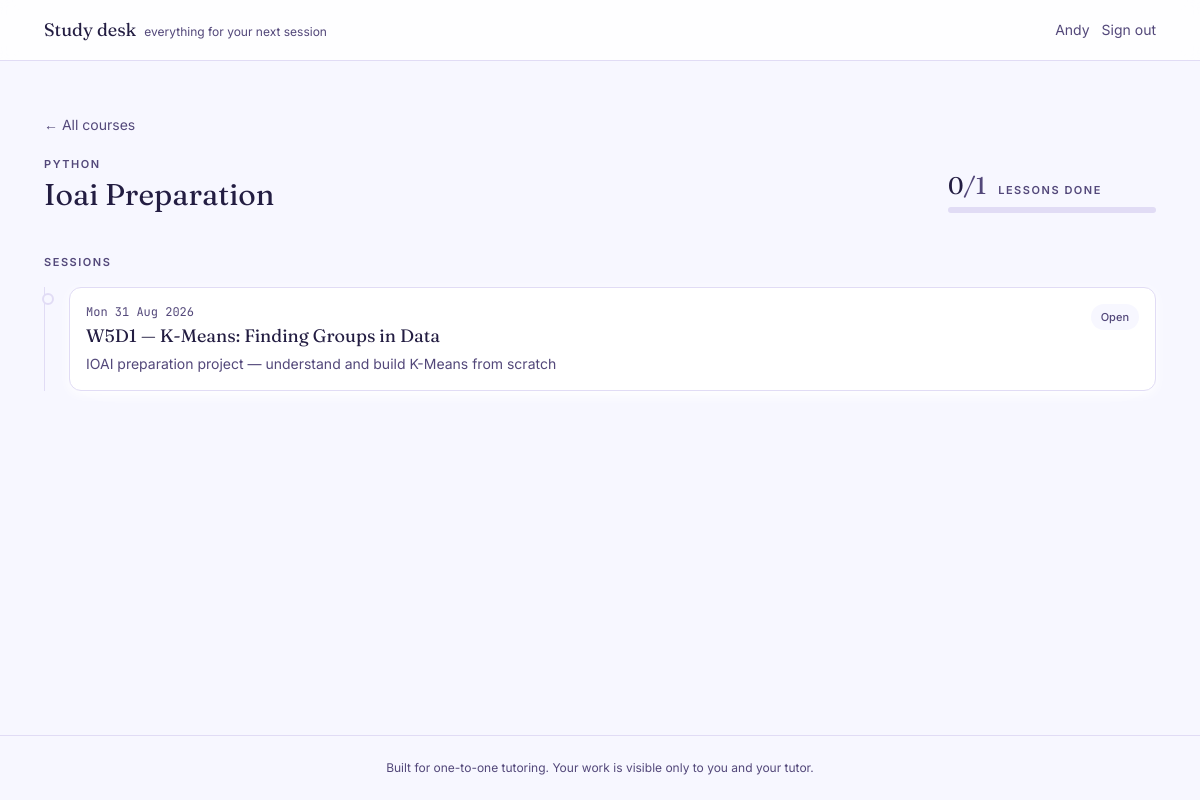
The page /course/ioai-preparation/ (signed in) on the database its author committed.
### accounts/models.py (models this page shows, shortened)
class StudentProfile(models.Model):
    PLATFORMS = [
        ("fiverr", "Fiverr"),
        ("preply", "Preply"),
        ("direct", "Direct / Zoom"),
    ]
    user = models.OneToOneField(
        settings.AUTH_USER_MODEL, on_delete=models.CASCADE, related_name="student_profile"
    )
    display_name = models.CharField(
        max_length=60, help_text="What the student is called in lessons. A first name is enough."
    )
    platform = models.CharField(max_length=20, choices=PLATFORMS, default="direct")
    is_minor = models.BooleanField(
        default=False, help_text="Tick if under 18. Guardian contact is then required."
    )
    guardian_email = models.EmailField(
        blank=True, help_text="Only for students under 18. Leave empty otherwise."
    )
    notes = models.TextField(
        blank=True, help_text="Teaching notes only. Do not store anything sensitive here."
    )
    created_at = models.DateTimeField(auto_now_add=True)
    class Meta:
        ordering = ["display_name"]

### learning/models.py (models this page shows, shortened)
class Course(models.Model):
    SUBJECTS = [
        ("python", "Python"),
        ("data", "Data science"),
        ("ml", "Machine learning / computer vision"),
        ("matlab", "MATLAB"),
        ("robotics", "Arduino / Webots robotics"),
        ("exam", "Exam preparation"),
    ]
    title = models.CharField(max_length=120)
    slug = models.SlugField(unique=True)
    subject = models.CharField(max_length=20, choices=SUBJECTS, default="python")
    description = models.TextField(blank=True)
    is_published = models.BooleanField(
        default=True, help_text="Untick to hide from students while you build it."
    )
    created_at = models.DateTimeField(auto_now_add=True)
    class Meta:
        ordering = ["title"]

class Lesson(models.Model):
    course = models.ForeignKey(Course, on_delete=models.CASCADE, related_name="lessons", null=True, blank=True)
    student = models.ForeignKey(
        settings.AUTH_USER_MODEL, on_delete=models.CASCADE, related_name="personal_lessons",
        null=True, blank=True, help_text="Set for a dated document written for one student.",
    )
    date = models.DateField(null=True, blank=True, help_text="Orders this on the student's timeline.")
    order = models.PositiveIntegerField(default=1, help_text="Position in the course (shared curriculum lessons only).")
    title = models.CharField(max_length=140)
    subtitle = models.CharField(max_length=255, blank=True)
    description = models.TextField(blank=True, help_text="What the student will do this session. (Legacy field — new lessons use markdown_source.)")
    markdown_source = models.TextField(blank=True, help_text="The lesson document. See skills/FORMAT_SPEC.md.")
    meta = models.JSONField(default=dict, blank=True, help_text="Unknown front-matter keys, rendered as header pills.")
    hint_seconds_default = models.PositiveIntegerField(default=20)
    is_published = models.BooleanField(default=True, help_text="Locked (unticked) lessons are invisible to the student.")
    class Meta:
        ordering = ["-date", "order", "id"]
    @property
    def is_document(self):
        return bool(self.markdown_source)

### learning/views.py (the view)
# urls.py: path("course/<slug:slug>/", views.course_detail, name="course_detail"),
@login_required
def course_detail(request, slug):
    course = get_enrolled_course(request.user, slug)
    progress = course_progress(request.user, course)
    return render(request, "learning/course_detail.html", {"course": course, **progress})

### learning/services.py (called while the page is built)
def enrolled_courses(user):
    return Course.objects.filter(
        enrollments__student=user, enrollments__is_active=True, is_published=True
    ).distinct()

def get_enrolled_course(user, slug):
    return get_object_or_404(enrolled_courses(user), slug=slug)

### templates/learning/course_detail.html (shortened to what this page needs)
{% extends "base.html" %}
{% block content %}
<a href="{% url 'dashboard' %}" class="text-sm text-slate-500 hover:text-ink">&larr; All courses</a>
<div class="mt-4 flex flex-col gap-6 sm:flex-row sm:items-end sm:justify-between">
  <div>
    <p class="eyebrow">{{ course.get_subject_display }}</p>
    <h1 class="mt-1 font-display text-3xl">{{ course.title }}</h1>
  </div>
  <div class="sm:w-52">{% include "learning/_meter.html" %}</div>
</div>
{% if document_lessons %}
<p class="eyebrow mt-10">Sessions</p>
<ol class="mt-4 border-l border-line pl-6">
  {% for lesson in document_lessons %}
    <li class="relative pb-6 last:pb-0">
      <span class="absolute -left-[1.68rem] top-1.5 flex h-3 w-3 items-center justify-center rounded-full border-2 {% if lesson.id in done_ids %}border-mint-400 bg-mint-400{% else %}border-line bg-paper{% endif %}"></span>
      <a href="{% url 'lesson_detail' lesson.id %}" class="card block p-4 transition hover:border-mint-400">
        <div class="flex items-start justify-between gap-4">
          <div>
            <p class="font-mono text-xs text-slate-500">{{ lesson.date|date:"D j M Y" }}</p>
            <h2 class="mt-0.5 font-display text-lg">{{ lesson.title }}</h2>
            {% if lesson.subtitle %}<p class="mt-1 line-clamp-2 text-sm text-slate-500">{{ lesson.subtitle }}</p>{% endif %}
          </div>
          <span class="shrink-0 rounded-full px-2.5 py-1 text-[11px] font-medium {% if lesson.id in done_ids %}bg-mint-100 text-teal-700{% else %}bg-paper text-slate-500{% endif %}">
            {% if lesson.id in done_ids %}Done{% else %}Open{% endif %}
          </span>
        </div>
      </a>
    </li>
  {% endfor %}
</ol>
{% endif %}
{% endblock %}

### templates/base.html (shortened to what this page needs)
{% load static %}<!doctype html>
<html lang="en" class="h-full">
<head>
<link rel="stylesheet" href="{% static 'css/app.css' %}">
</head>
<body class="min-h-full flex flex-col">
<header class="border-b border-line bg-card/80 backdrop-blur">
  <div class="mx-auto flex max-w-6xl items-center justify-between px-5 py-4">
    <a href="{% url 'dashboard' %}" class="flex items-baseline gap-2">
      <span class="font-display text-lg text-ink">Study desk</span>
      <span class="hidden text-xs text-slate-500 sm:inline">everything for your next session</span>
    </a>
    <div class="flex items-center gap-3 text-sm">
      {% if user.is_authenticated %}
        <span class="hidden text-slate-500 sm:inline">{{ user.student_profile.display_name|default:user.username }}</span>
      {% endif %}
      {% if user.is_authenticated %}
        <form method="post" action="{% url 'logout' %}">{% csrf_token %}
          <button class="text-slate-500 hover:text-ink">Sign out</button>
        </form>
      {% endif %}
    </div>
  </div>
</header>
<main id="main" class="mx-auto w-full max-w-6xl flex-1 px-5 py-8 sm:py-12">
  {% block content %}{% endblock %}
</main>
<footer class="border-t border-line py-6 text-center text-xs text-slate-500">
  Built for one-to-one tutoring. Your work is visible only to you and your tutor.
</footer>
</body>
</html>

### rows shown on the page
Course: subject "PYTHON", title "Ioai Preparation"
Lesson: date "Mon 31 Aug 2026", title "W5D1 — K-Means: Finding Groups in Data", subtitle "IOAI preparation project — understand and build K-Means from scratch", shows "Open"

### other values the page prints
{{ user.student_profile.display_name|default:user.username }} "Andy"
{{ done }} "0"
{{ total }} "1"
